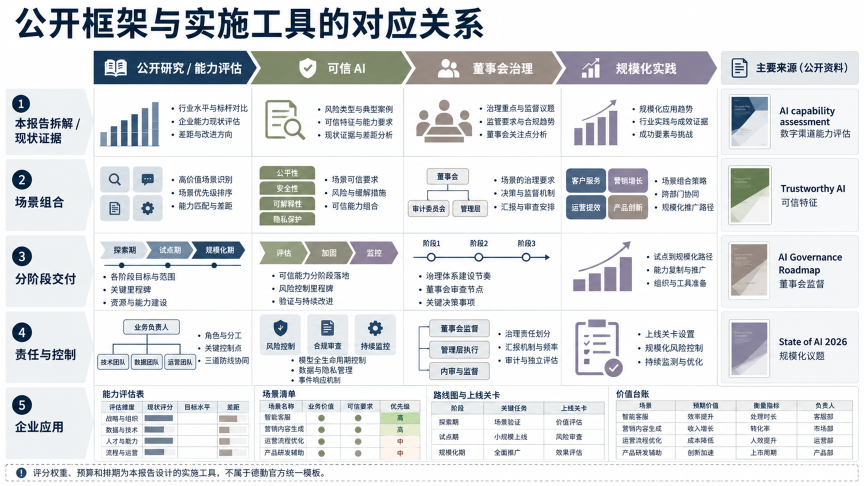
#> input picture docs/框架与实施工具/002-框架与实施工具.png, 1728 x 972 px, found by its file name (shown at 1/2 size)
$ python crop_tables2.py
#> lines starting #> are read from the running program, lines starting #| are printed output that depends on the picture
#!/usr/bin/env python3
"""分别裁剪4个表格 + 行标签 + 页脚 + 顶部来源头"""
from PIL import Image

img = Image.open('/home/z/my-project/upload/002-框架与实施工具.png').convert('RGB')
#> img is the input picture: PIL image 1728x972 RGB; mean R, G, B 221.4, 224, 226.6

crops = [
    ("t1_ability",  189, 745, 505, 924, 2.6),
    ("t2_scene",    505, 745, 808, 924, 2.6),
    ("t3_roadmap",  808, 745, 1124, 924, 2.6),
    ("t4_value",    1124, 745, 1716, 924, 2.0),
]
for name, x1, y1, x2, y2, z in crops:
    c = img.crop((x1, y1, x2, y2))
    c = c.resize((int(c.width*z), int(c.height*z)), Image.LANCZOS)
    c.save(f'/home/z/my-project/scripts/{name}.png')
    print(name, c.size)
#> this loop made 4 passes
#> pass 1, `c = img.crop((x1, y1, x2, y2))`:
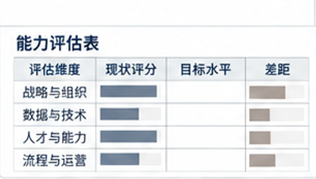
#> c: PIL image 316x179 RGB; mean R, G, B 229.8, 232, 234.5
#> pass 1, `c = c.resize((int(c.width*z), int(c.height*z)), Image.LANCZOS)`:
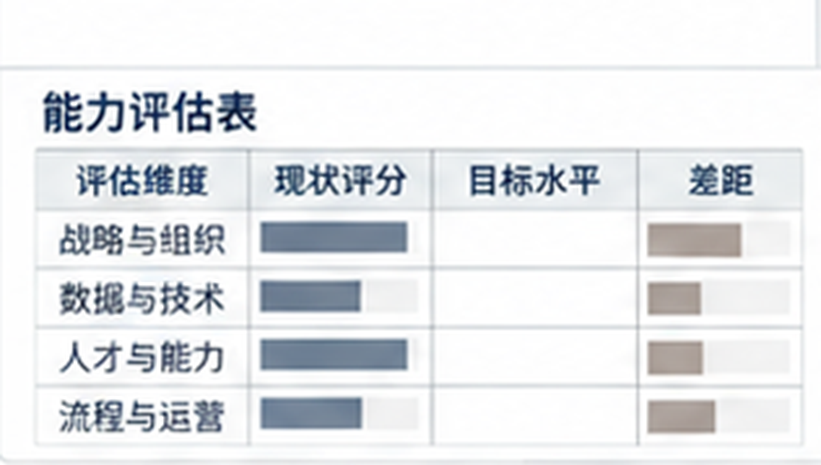
#> c: PIL image 821x465 RGB; mean R, G, B 229.7, 231.9, 234.5
#> pass 2, `c = img.crop((x1, y1, x2, y2))`:
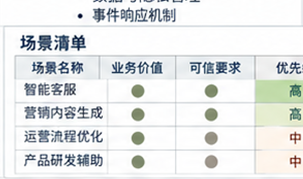
#> c: PIL image 303x179 RGB; mean R, G, B 229.4, 232, 231.8
#> pass 2, `c = c.resize((int(c.width*z), int(c.height*z)), Image.LANCZOS)`:
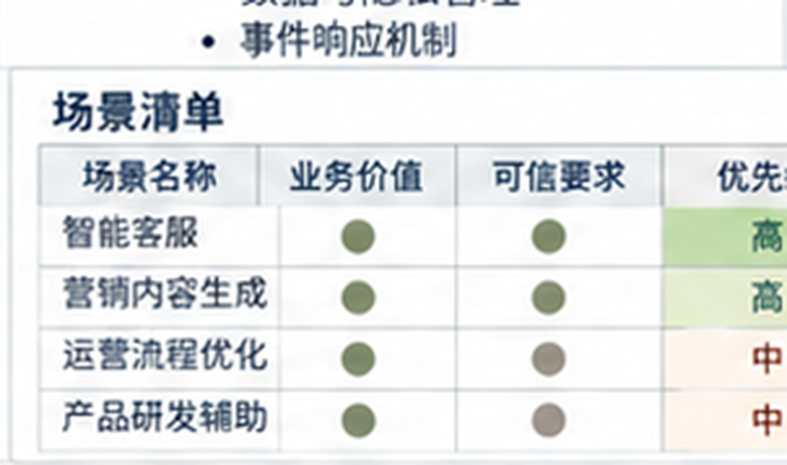
#> c: PIL image 787x465 RGB; mean R, G, B 229.4, 231.9, 231.8
#> after the loop:
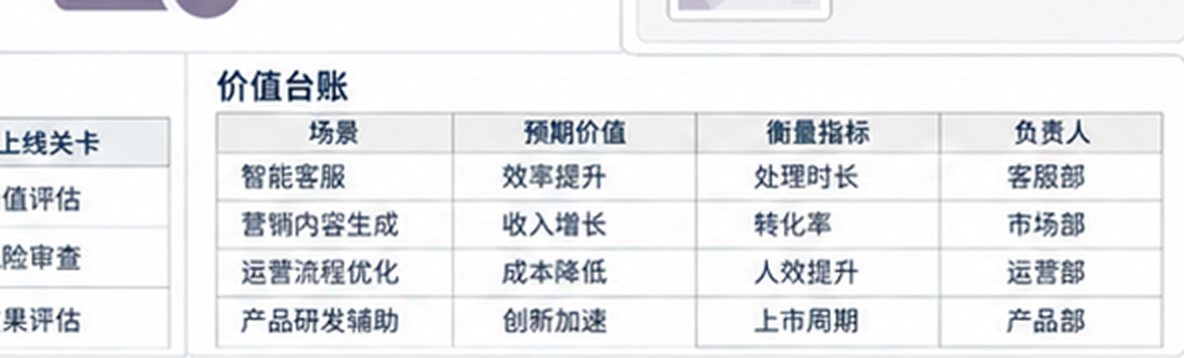
#> c: PIL image 1184x358 RGB; mean R, G, B 234.8, 236.3, 238.3
